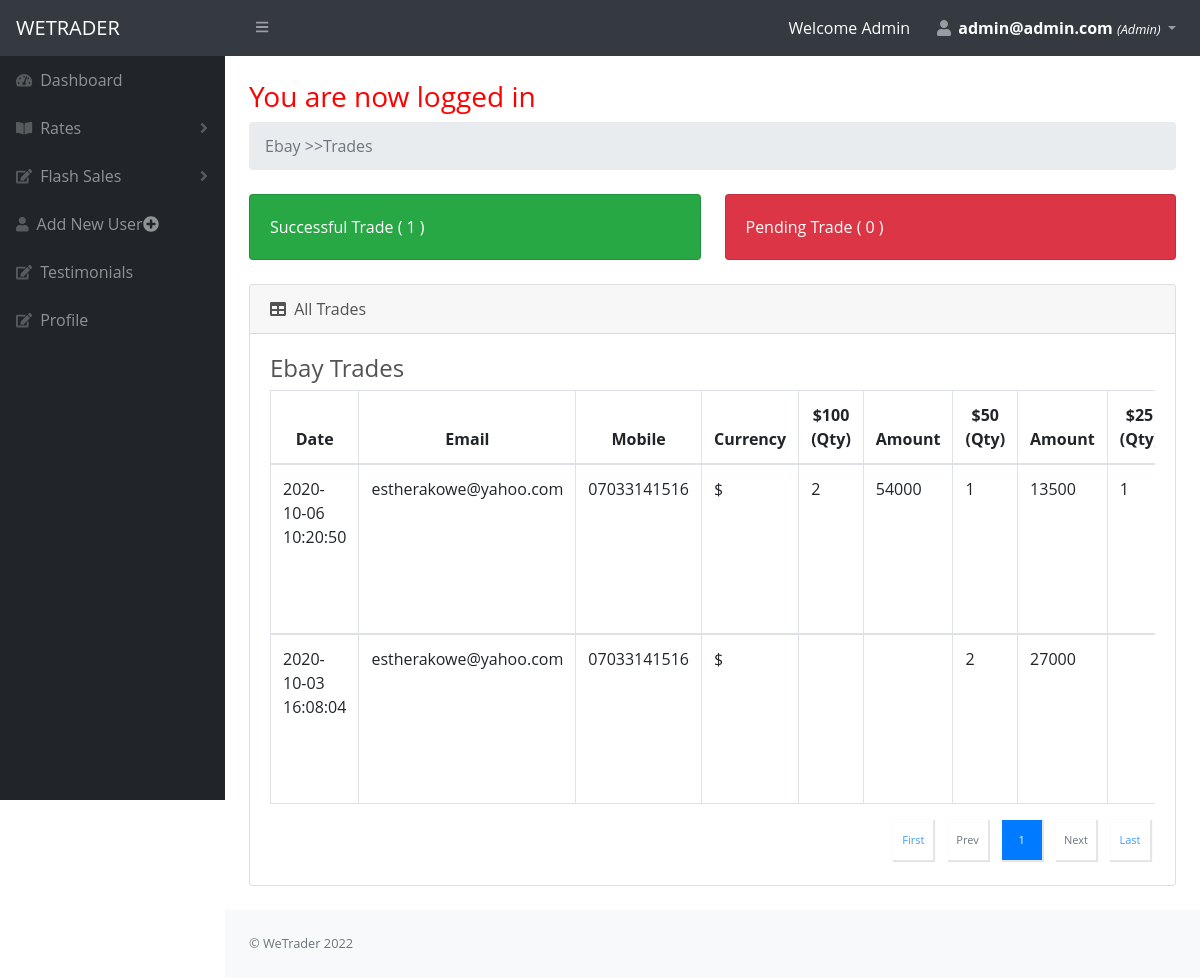
Screenshot of /admin/ebay-trades.php (signed in) with the database file from the repository.
### tables this page shows
CREATE TABLE `ebay_card` (
  `id` int(11) NOT NULL,
  `date` datetime NOT NULL DEFAULT CURRENT_TIMESTAMP,
  `phone` varchar(100) NOT NULL,
  `email` varchar(100) NOT NULL,
  `amount_100` varchar(100) NOT NULL,
  `quantity_100` varchar(100) NOT NULL,
  `price_100` varchar(100) NOT NULL,
  `amount_50` varchar(100) NOT NULL,
  `quantity_50` varchar(100) NOT NULL,
  `price_50` varchar(100) NOT NULL,
  `amount_25` varchar(100) NOT NULL,
  `quantity_25` varchar(100) NOT NULL,
  `price_25` varchar(100) NOT NULL,
  `status` varchar(100) NOT NULL,
  `bank` varchar(100) NOT NULL,
  `account_name` varchar(100) NOT NULL,
  `account_number` varchar(100) NOT NULL,
  `currency` varchar(100) NOT NULL,
  `image` longtext NOT NULL,
  `t_ref` varchar(100) NOT NULL
);

### admin/ebay-trades.php (the view, shortened to what this page needs)
<?php
include('head.php');
include ('navbar.php');
?>
<?php
include ('sidebar.php');
?>
    <div id="layoutSidenav_content">
    <main>
        <div class="container-fluid">
            <h1 class="mt-4" style="color:red;"> <?php if (isset($_SESSION['success'])) : ?>
                    <div class="error success" >
                        <h3>
                            <?php
                            echo $_SESSION['success'];
                            ?>
                        </h3>
                    </div>
                <?php endif ?> </h1>
            <ol class="breadcrumb mb-4">
                <li class="breadcrumb-item active">Ebay >>Trades</li>
            </ol>
            <div class="row">
                <div class="col-xl-6 col-md-6">
                    <div class="card bg-success text-white mb-4">
                        <div class="card-body">Successful Trade (
                            <?php
                            global $db;
                            $query = "SELECT COUNT(status) FROM ebay_card WHERE status = 'Completed'";
                            $result = $db->query($query);
                            while($row = $result->fetch_assoc()){
                                echo  $row['COUNT(status)'];
                            }
                            ?>
                            )</div>
                    </div>
                </div>
                <div class="col-xl-6 col-md-6">
                    <div class="card bg-danger text-white mb-4">
                        <div class="card-body">Pending Trade (
                            <?php
                            global $db;
                            $query = "SELECT COUNT(status) FROM ebay_card WHERE status = 'Pending'";
                            $result = $db->query($query);
                            while($row = $result->fetch_assoc()){
                                echo  $row['COUNT(status)'];
                            }
                            ?>
                            )
                        </div>
                    </div>
                </div>
            </div>
            <div class="card mb-4">
                <div class="card-header">
                    <i class="fas fa-table mr-1"></i>
                    All Trades
                </div>
                <div class="card-body">
                    <h4>Ebay Trades</h4>
                    <div class="table-responsive" >
                        <table class="table table-bordered"  id="" width="100%" cellspacing="0">
                            <thead>
                            <tr class="text-c">
                                <th>Date</th>
                                <th>Email</th>
                                <th>Mobile</th>
                                <th>Currency</th>
                                <th>$100 (Qty)</th>
                                <th>Amount</th>
                                <th>$50 (Qty)</th>
                                <th>Amount</th>
                                <th>$25 (Qty)</th>
                            </tr>
                            </thead>
                            <tbody>
                            <?php
                            if (isset($_GET['pageno'])) {
                                $pageno = $_GET['pageno'];
                            } else {
                                $pageno = 1;
                            }
                            $no_of_records_per_page = 5;
                            $offset = ($pageno-1) * $no_of_records_per_page;
                            global $db;
                            $total_pages_sql = "SELECT COUNT(*) FROM ebay_card ORDER BY date DESC ";
                            $result = mysqli_query($db,$total_pages_sql);
                            $total_rows = mysqli_fetch_array($result)[0];
                            $total_pages = ceil($total_rows / $no_of_records_per_page);
                            $sql = "SELECT * FROM ebay_card ORDER BY date DESC  LIMIT $offset, $no_of_records_per_page";
                            $res_data = mysqli_query($db,$sql);
                            if ($result->num_rows > 0) {
                                while($row = mysqli_fetch_array($res_data)){
                                    echo "<tbody>
                                   <tr>
                                    <td>$row[date]</td>
                                    <td>$row[email]</td>
                                    <td>$row[phone]</td>
                                     <td>$row[currency]</td>
                                    <td>$row[quantity_100]</td>
                                    <td>$row[price_100]</td>
                                    <td>$row[quantity_50]</td>
                                    <td>$row[price_50]</td>
                                    <td>$row[quantity_25]</td>
                                    <td>$row[price_25]</td>
                                    <td>$row[bank]</td>
                                    <td>$row[account_name]</td>
                                    <td>$row[account_number]</td>
                                     <td>$row[t_ref]</td>
                                    <td class='text-c'><img src=$row[image] width='220' height='120'><br>
                                    <a href='$row[image] ' download class='text-success'>Download</a>
                               </td>
                                <td class='text-danger'>$row[status]</td>
                                <td>
                                  <form action='' method='post'>
                                   <input type='hidden' value='$row[id]' name='id'/>
                                     <input type='hidden' value='Completed' name='approve'>
                                 <input type='submit' name='update_btn'  value='Approve' class=' btn btn-success' role='button'></form>
                                        <br>
                                      <form action='' method='post'>
                                   <input type='hidden' value='$row[id]' name='id'/>
                                     <input type='hidden' value='Cancel' name='cancel'>
                                 <input type='submit' name='cancel_btn'  value='Cancel' class=' btn btn-danger' role='button'></form>
                                 </td>
                                </tr>";
                                }
                                echo "</tbody></table>";
                            }
                            ?>
                            <nav aria-label="Page navigation example">
                                <ul class="pagination">
                                    <li class="page-item"><a class="page-link" href="?pageno=1">First</a></li>
                                    <li class="<?php if($pageno <= 1){ echo 'disabled'; } ?> page-item">
                                        <a class="page-link" href="<?php if($pageno <= 1){ echo '#'; } else { echo "?pageno=".($pageno - 1); } ?>">Prev</a>
                                    </li>
                                    <?php
                                    if ($total_pages <= 10){
                                        for ($counter = 1; $counter <= $total_pages; $counter++){
                                            if ($counter == $pageno) {
                                                echo "<li class='page-item active'><a class='page-link'>$counter</a></li>";
                                            }else{
                                                echo "<li class='page-item'><a class='page-link' href='?pageno=$counter'>$counter</a></li>";
                                            }
                                        }
                                    }
                                    ?>
                                    <li class="page-item <?php if($pageno >= $total_pages){ echo 'disabled'; } ?> ">
                                        <a class="page-link" href="<?php if($pageno >= $total_pages){ echo '#'; } else { echo "?pageno=".($pageno + 1); } ?>">Next</a>
                                    </li>
                                    <li class="page-item"><a class="page-link" href="?pageno=<?php echo $total_pages; ?>">Last</a></li>
                                </ul>
                            </nav>
                    </div>
                </div>
            </div>
    </main>
<?php
include('foot.php');
?>

### rows the page displays
ebay_card: date "2020-10-06 10:20:50", email "estherakowe@yahoo.com", phone "07033141516", currency "$", quantity_100 "2", price_100 "54000", quantity_50 "1", price_50 "13500", quantity_25 "1"
ebay_card: date "2020-10-03 16:08:04", email "estherakowe@yahoo.com", phone "07033141516", currency "$", quantity_50 "2", price_50 "27000"

### other values shown
$_SESSION['user']['email'] "admin@admin.com"
$_SESSION['user']['user_type'] "Admin"
$_SESSION['success'] "You are now logged in"
$row['COUNT(status)'] "1"
$row['COUNT(status)'] "0"
